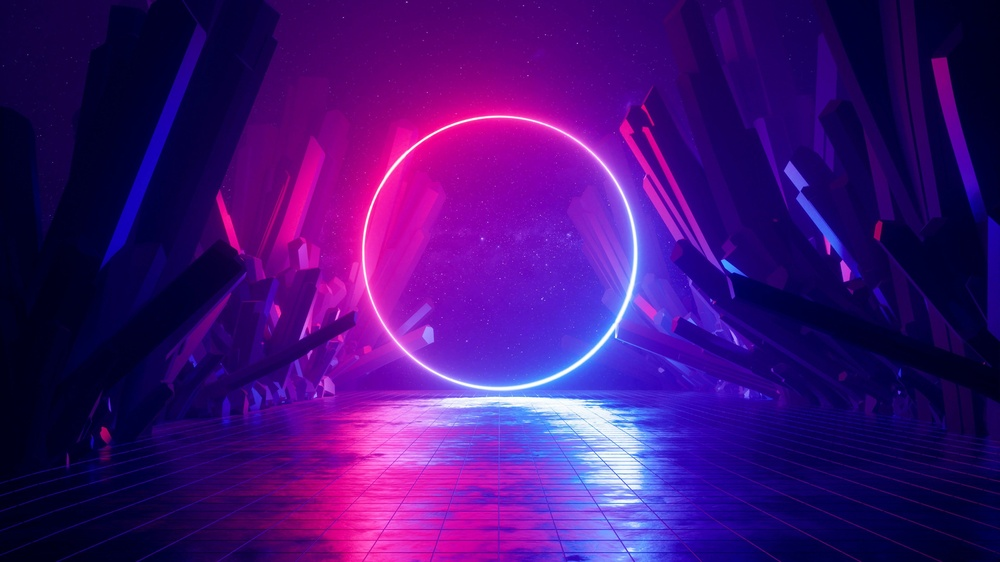
#> input picture Talleres/imagen.jpg, 1000 x 562 px, shrunk from 3840 x 2160 before the run, found by its file name
$ python Taller6.py
#> lines starting #> are read from the running program, lines starting #| are printed output that depends on the picture
import numpy as np
import matplotlib.pyplot as plt
import matplotlib.image as mpimg
import os
print(os.getcwd())  # Esto muestra la ruta actual del script


# 1. Creación y Manipulación de Arrays
A = np.arange(1, 16).reshape(3, 5)
print("Array A:\n", A)

# 2. Operaciones Básicas
suma = np.sum(A)
media = np.mean(A)
producto = np.prod(A)
print("Suma de A:", suma)
print("Media de A:", media)
print("Producto de A:", producto)

# 3. Acceso y Slicing
segundo_tercer_elemento_segunda_fila = A[1, 1:3]
print("Segundo y tercer elemento de la segunda fila de A:", segundo_tercer_elemento_segunda_fila)

# 4. Indexación Booleana
B = A[A > 7]
print("Array B con elementos de A mayores que 7:\n", B)

# 5. Álgebra Lineal
C = np.random.randint(1, 10, size=(3, 3))
determinante_C = np.linalg.det(C)
inversa_C = np.linalg.inv(C)
print("Matriz C:\n", C)
print("Determinante de C:", determinante_C)
print("Inversa de C:\n", inversa_C)

# 6. Estadísticas con NumPy
D = np.random.rand(100)
max_D = np.max(D)
min_D = np.min(D)
media_D = np.mean(D)
std_D = np.std(D)
print("Array D:\n", D)
print("Máximo de D:", max_D)
print("Mínimo de D:", min_D)
print("Media de D:", media_D)
print("Desviación estándar de D:", std_D)

# 7. Gráfico Básico
x = np.linspace(-2 * np.pi, 2 * np.pi, 100)
y_sin = np.sin(x)
y_cos = np.cos(x)
plt.figure()
plt.plot(x, y_sin, label='Seno')
plt.plot(x, y_cos, label='Coseno')
plt.legend()
plt.title("Seno y Coseno")
plt.xlabel("x")
plt.ylabel("y")
plt.grid(True)
plt.show()
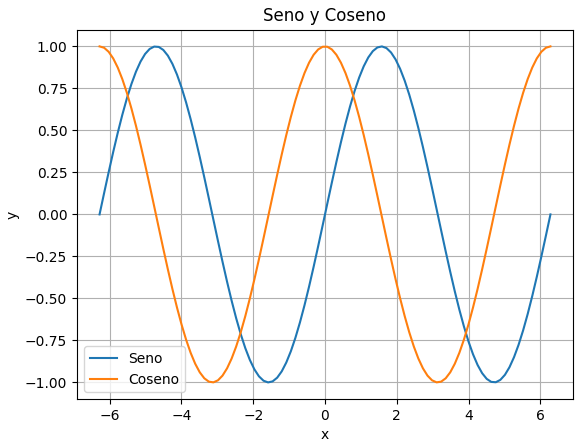
#> figure drawn by matplotlib, 1 panel; curve peaks at x = 1.59, y = 1; curve peaks at x = -6.28, y = 1

# 8. Gráficos de Dispersión
plt.figure()
plt.scatter(range(len(D)), D)
plt.title("Gráfico de Dispersión de D")
plt.xlabel("Índice")
plt.ylabel("Valor")
plt.grid(True)
plt.show()
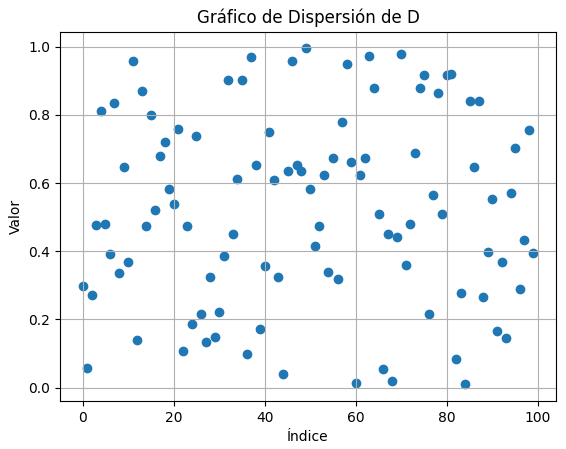
#> figure drawn by matplotlib, 1 panel

# 9. Histogramas
plt.figure()
plt.hist(D, bins=20)
plt.title("Histograma de D")
plt.xlabel("Valor")
plt.ylabel("Frecuencia")
plt.grid(True)
plt.show()
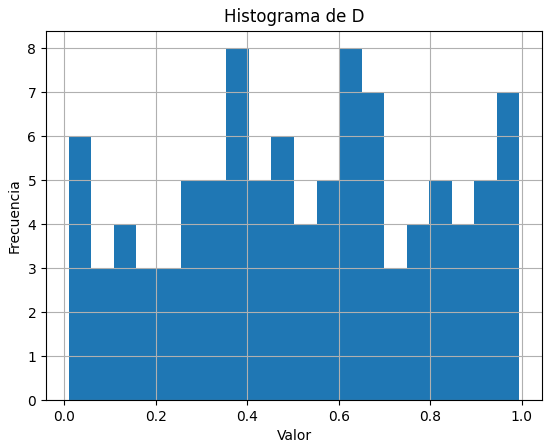
#> figure drawn by matplotlib, 1 panel

# 10. Manipulación de Imágenes con Matplotlib
img = mpimg.imread(r'C:\Users\Sebastián\Documents\Ingeniería\Computación Gráfica\computacion_grafica\Talleres\imagen.jpg')
#> img is the input picture: shape (562, 1000, 3); mean R, G, B 66.9, 15.3, 119.1
img_gray = np.dot(img[..., :3], [0.2989, 0.5870, 0.1140])
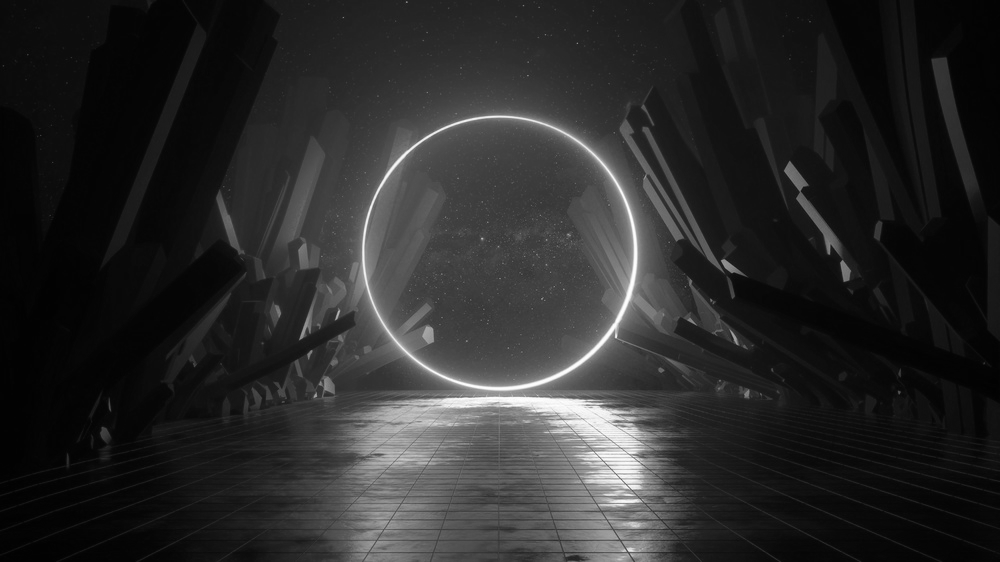
#> img_gray: shape (562, 1000) float64; min 2.17, max 255, mean 42.5

plt.figure()
plt.subplot(1, 2, 1)
plt.imshow(img)
plt.title("Imagen Original")
plt.axis('off')

plt.subplot(1, 2, 2)
plt.imshow(img_gray, cmap='gray')
plt.title("Imagen en Escala de Grises")
plt.axis('off')

plt.show()
